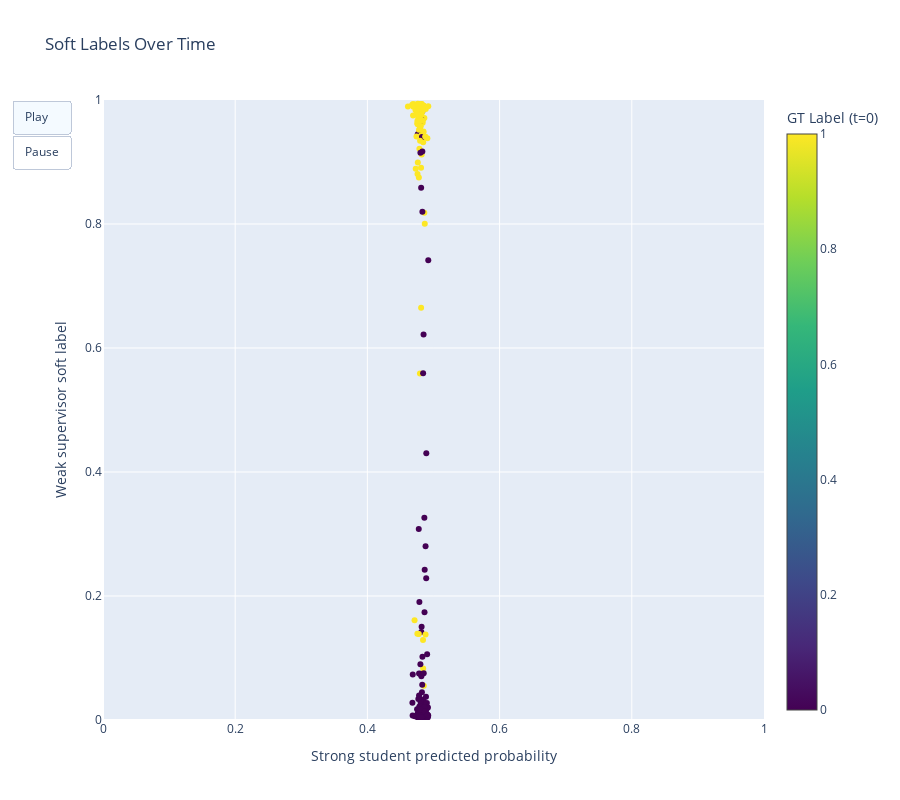

Write notebook code for a chart like this one.
### Code cell
import plotly.graph_objs as go
import numpy as np

n_time_steps = len(pred_probs)
# Create base figure
fig = go.Figure(
    data=[go.Scatter(x=pred_probs[0], y=weak_soft_labels, mode='markers',  
                     marker=dict(color=gt_labels, colorscale='Viridis', colorbar=dict(title='GT Label (t=0)')))],
    layout=go.Layout(
        title="Soft Labels Over Time",
        xaxis=dict(range=[0, 1], title="Strong student predicted probability"),
        yaxis=dict(range=[0, 1], title="Weak supervisor soft label"),
        updatemenus=[dict(
            type="buttons",
            buttons=[dict(label="Play",
                          method="animate",
                          args=[None, {"frame": {"duration": 700, "redraw": True}, "fromcurrent": True}]),
                    dict(label="Pause",
                         method="animate",
                         args=[[None], {"frame": {"duration": 0, "redraw": False}, "mode": "immediate"}])
                    ])]
    ),
    frames=[go.Frame(data=[go.Scatter(x=pred_probs[i], y=weak_soft_labels, mode='markers',
                                        marker=dict(color=gt_labels, colorscale='Viridis', colorbar=dict(title=f'GT Label (t={i})')))],
                         name=str(i))
            for i in range(1, n_time_steps)]
)

# Add axis titles
fig.update_layout(xaxis_title="Strong student predicted probability", yaxis_title="Weak supervisor soft label", height=800, width=900)


# Show animation
fig.show()

### Figure 1 — Plotly figure (JSON) as saved in the notebook; plotly's stock layout.template omitted (floating-point values rounded to 4 significant figures; data arrays with more than 128 entries replaced by an {"elided": "..."} marker saying what was removed)
{"data": [{"marker": {"color": {"elided": "264 int values"}, "colorbar": {"title": {"text": "GT Label (t=0)"}}, "colorscale": [[0, "#440154"], [0.1111, "#482878"], [0.2222, "#3e4989"], [0.3333, "#31688e"], [0.4444, "#26828e"], [0.5556, "#1f9e89"], [0.6667, "#35b779"], [0.7778, "#6ece58"], [0.8889, "#b5de2b"], [1, "#fde725"]]}, "mode": "markers", "type": "scatter", "x": {"elided": "264 float values"}, "y": {"elided": "264 float values"}}], "layout": {"height": 800, "title": {"text": "Soft Labels Over Time"}, "updatemenus": [{"buttons": [{"args": [null, {"frame": {"duration": 700, "redraw": true}, "fromcurrent": true}], "label": "Play", "method": "animate"}, {"args": [[null], {"frame": {"duration": 0, "redraw": false}, "mode": "immediate"}], "label": "Pause", "method": "animate"}], "type": "buttons"}], "width": 900, "xaxis": {"range": [0, 1], "title": {"text": "Strong student predicted probability"}}, "yaxis": {"range": [0, 1], "title": {"text": "Weak supervisor soft label"}}}}
